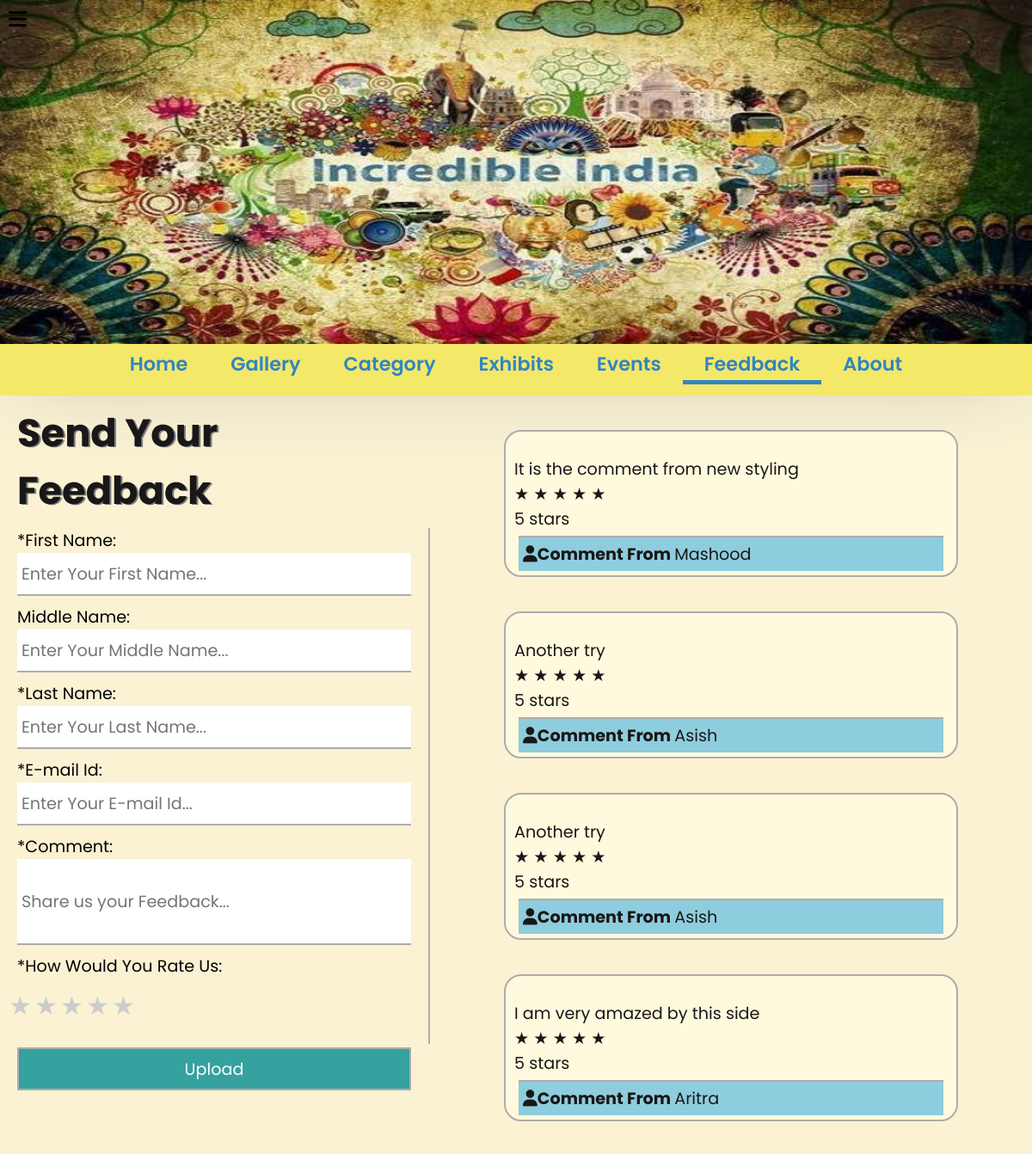
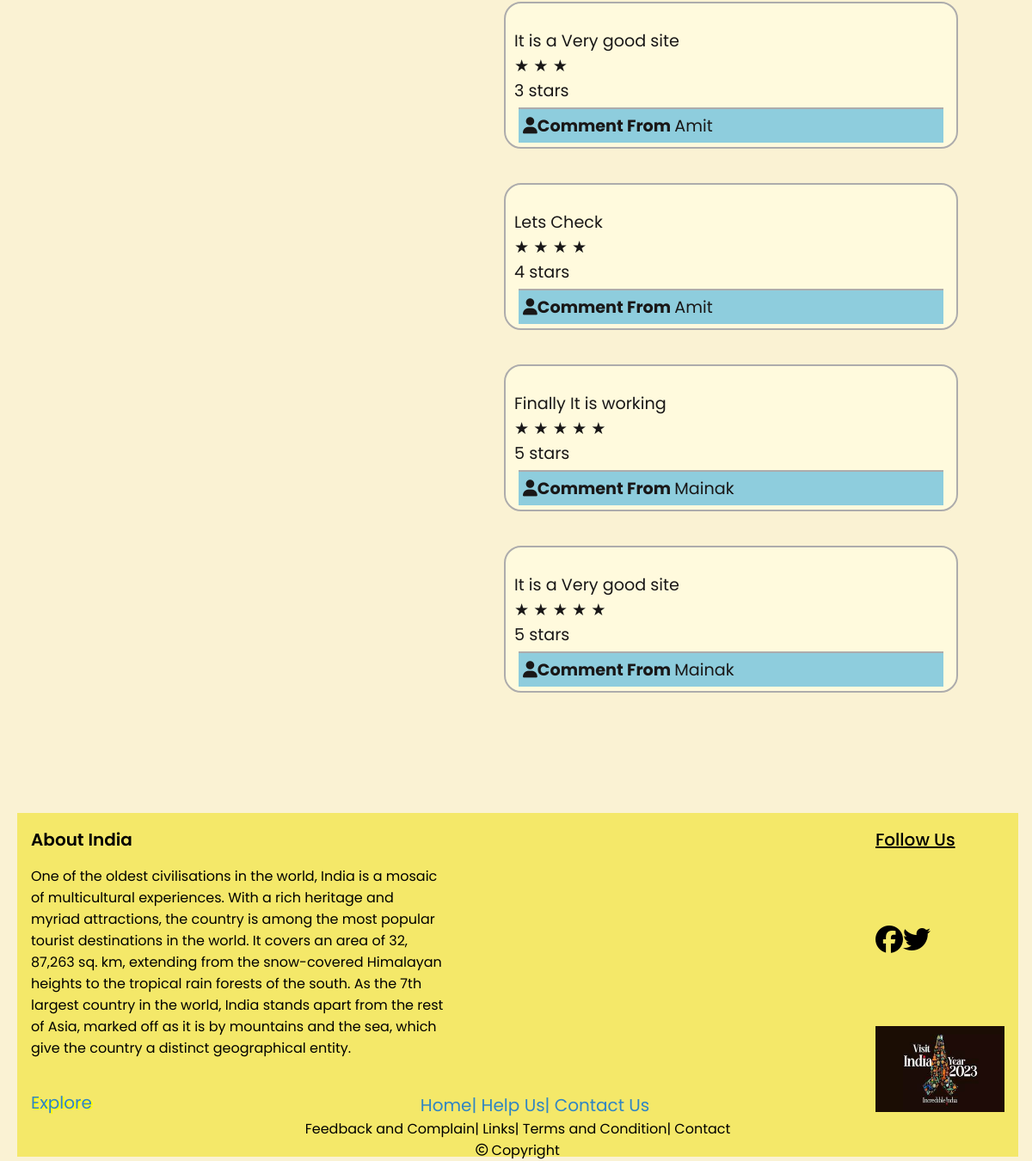
Page /feedback.php on the committed database (2 pictures, top to bottom).
### tables this page shows
CREATE TABLE `feedback` (
  `Sno` int(10) NOT NULL,
  `first_name` varchar(30) NOT NULL,
  `middle_name` varchar(30) NOT NULL,
  `last_name` varchar(30) NOT NULL,
  `email` varchar(30) NOT NULL,
  `comment` varchar(1000) NOT NULL,
  `rating` int(5) NOT NULL
);

### feedback.php (the view, shortened to what this page needs)
<!DOCTYPE html>
<html lang="en">
<head>
    <link rel="stylesheet" href="https://cdnjs.cloudflare.com/ajax/libs/font-awesome/6.4.2/css/all.min.css"
 />
    <link rel="stylesheet" href="style.css">
</head>
<body>
<div class="icon_option"><i class="fa-solid fa-bars fa-xl"></i></div>
    <div class="sidebar">
        <div class="main">
        <div class="slider">
                <div id="img">
            </div>
            <div class="navbar" id="navbar">
                <ul>
                    <li><a href="index.php">Home</a></li>
                    <li><a href="gallery.php">Gallery</a></li>
                    <li><a href="category.php">Category</a></li>
                    <li><a href="exhibits.php">Exhibits</a></li>
                    <li><a href="events.php">Events</a></li>
                    <li class="active"><a href="feedback.php">Feedback</a></li>
                    <li><a href="about.php">About</a></li>
                </ul>
            </div>
    <div class="container-one">
        <div class="block_one">
        <h1>Send Your Feedback</h1>
        <div class="form">
        <form action="feedback_insert.php" method="post">
            <p>
                <label for="fname">*First Name:</label>
                <input type="text" name="fname" placeholder="Enter Your First Name..." required>
            </p>
            <p>
                <label for="mname">Middle Name:</label>
                <input type="text" name="mname" placeholder="Enter Your Middle Name...">
            </p>
            <p>
                <label for="lname">*Last Name:</label>
                <input type="text" name="lname" placeholder="Enter Your Last Name..." required>
            </p>
            <p>
                <label for="email">*E-mail Id:</label>
                <input type="email" name="email" placeholder="Enter Your E-mail Id..." required>
            </p>
            <p>
                <label for="comment">*Comment:</label>
                <input type="text" name="comment" placeholder="Share us your Feedback..." required class="big">
            </p>
            <p>
                <label for="rate">*How Would You Rate Us:</label>
                <div class="rate">
                    <label for="star5" title="text">5 stars</label>
                    <label for="star4" title="text">4 stars</label>
                    <label for="star3" title="text">3 stars</label>
                    <label for="star2" title="text">2 stars</label>
                    <label for="star1" title="text">1 stars</label>
                </div>
            </p><br><br>
            <p>
                <button type="submit" name="feedback" id="feedbackbtn">Upload</button>
            </p>
        </form>
        </div>
        </div>
        <div class="block_two">
        <?php
             include "db_connection.php";
             $conn = mysqli_connect($servername, $username, $password, $dbname);
            $sql_result = "SELECT first_name, comment, rating FROM feedback ORDER BY Sno DESC";
            $result = mysqli_query($conn, $sql_result);
            if(mysqli_num_rows($result) > 0)
            {
                while($row = mysqli_fetch_assoc($result))
                {
                    echo "<div class='comment-box'>";
                    echo "<br>";
                    echo $row["comment"];
                    echo "<br>";
                    if($row["rating"] == 5)
                        echo "★ ★ ★ ★ ★<br>5 stars";
                    elseif($row["rating"] == 4)
                    echo "★ ★ ★ ★<br>4 stars";
                    elseif($row["rating"] == 3)
                        echo "★ ★ ★<br>3 stars";
                    elseif($row["rating"] == 2)
                        echo "★ ★<br>2 stars";
                    else
                        echo "★<br>1 star";
                    echo "<div class='block'>";
                    echo "<i class='fa-solid fa-user'></i>";
                    echo "<b>Comment From </b>".$row["first_name"];
                    echo "</div>";
                    echo "</div>";
                }
            }
        ?>
        </div>
    </div>
    <div class="footer">
            <div class="footer_up">
                <div class="f-u-l">
                    <div class="india">
                        <div class="about_india">About India</div>
                        <div class="para">
                        One of the oldest civilisations in the world, India is a mosaic of multicultural experiences. With a rich heritage and myriad attractions, the country is among the most popular tourist destinations in the world. It covers an area of 32, 87,263 sq. km, extending from the snow-covered Himalayan heights to the tropical rain forests of the south. As the 7th largest country in the world, India stands apart from the rest of Asia, marked off as it is by mountains and the sea, which give the country a distinct geographical entity.
                        </div>
                        <div class="explore"><a href="index.php">Explore</a></div>
                    </div>
                </div>
                <div class="f-u-r">
                    <div class="F-options">
                        <a href="index.php"><div class="home">Home</div></a>
                        <a href="feedback.php"><div class="help-us">| Help Us</div></a>
                        <a href="about.php"><div class="contact-us">| Contact Us</div></a>
                    </div>
                    <div class="follow_us">
                        <div class="h">Follow Us</div>
                        <div class="icons"><i class="fa-brands fa-facebook fa-2xl"></i><i class="fa-brands fa-twitter fa-2xl"></i></div>
                        <div class="logo"><img src="imgs\logo.jpg" alt="logo"></div>
                    </div>
                </div>
            </div>
            <div class="footer_down">
                <div class="up">
                    <div class="feedback">Feedback and Complain</div>
                    <div class="links">| Links</div>
                    <div class="t-c">| Terms and Condition</div>
                    <div class="contact">| Contact</div>
                </div>
                <div class="copyright">
                    <i class="fa-regular fa-copyright fa-sm"></i> Copyright
                </div>
            </div>
        </div>
</body>
</html>

### style.css (style rules this page uses)
* { padding: 0; margin: 0; font-family: 'Poppins', sans-serif; box-sizing: border-box; }
.icon_option { position: absolute; margin: 10px; cursor: pointer; }
.sidebar_menu .menu i,a { color: #3085C3; text-decoration: none; font-size: 20px; }
.slider { width: 100%; height: 25rem; box-shadow: rgba(50, 50, 93, 0.25) 0px 50px 100px -20px, rgba(0, 0, 0, 0.3) 0px 30px 60px -30px; }
#img { width:100%; height: 25rem; object-fit: contain; }
.slider img { width: 100%; height: 25rem; }
.navbar { display: flex; align-items: center; justify-content: center; font-size: 1.5rem; width: 100%; height: 60px; position: relative; background-color: #F4E869; color: #3085C3; z-index: 2; font-weight: 600; }
#navbar { overflow: hidden; }
.navbar ul { display: flex; list-style: none; height: 50px; cursor: pointer; }
.navbar ul li a { height: 50px; width: 150px; text-align: center; font-size: 1.4rem; margin: 0 25px; position: relative; }
.navbar ul li a:after { content: ''; height: 5px; width: 100%; background: #3085C3; position: absolute; left: 0; bottom: -8px; transform: scaleX(0); transform-origin: bottom right; transition: transform 0.25s linear; }
.active { border-bottom: 5px solid #3085C3; margin-bottom: 8px; }
.footer { height: 25rem; width: 97%; background-color: bisque; padding: 1rem; margin-top: 6.25rem; margin-left: 1.25rem; display: flex; flex-direction: column; flex-wrap: nowrap; justify-content: space-between; }
.footer_up { display: flex; flex-direction: row; justify-content: space-between; }
.india { display: flex; flex-direction: column; justify-content: space-between; }
.about_india { font-size: 20px; font-weight: 600; }
.india .para { width: 30rem; margin-top: 15px; height: 15rem; }
.explore { font-size: 25px; text-shadow: 2px 1px yellow; margin-top: 1rem; }
.f-u-l { display: flex; flex-direction: column; width: 30%; }
.f-u-r { display: flex; flex-direction: row; flex-wrap: nowrap; justify-content: space-between; width: 60%; }
.F-options { display: flex; align-items: end; }
.follow_us { display: flex; flex-direction: column; justify-content: space-between; }
.follow_us .h { font-size: 20px; font-weight: 500; text-decoration: solid black underline; }
.follow_us .logo img { height: 6.25rem; width: 9.375rem; }
.footer_down { display: flex; flex-direction: column; justify-content: end; align-items: center; }
.footer_down .up { display: flex; flex-direction: row; }
.rate { float: left; height: 46px; padding: 0 10px; }
.rate:not(:checked) > label { float:right; width:1em; overflow:hidden; white-space:nowrap; cursor:pointer; font-size:30px; color:#ccc; }
.rate:not(:checked) > label:before { content: '★ '; }
.container-one { display: flex; }
.container-one .block_one { width: 600px; }
.block_one h1 { font-size: 2.8rem; margin: 10px 20px; }
.block_one .form { height: 600px; width: 500px; border-right: 2px solid rgb(173, 172, 172); }
.block_one .form p { display: flex; flex-direction: column; margin: 10px 20px; }
.block_one .form p label { font-size: 1.2rem; }
.block_one .form p input { width: 100%; height: 50px; border: none; outline: none; border-bottom: 2px solid rgb(173, 172, 172); font-size: 1.2rem; padding-left: 5px; }
.block_one .form p input::placeholder { font-size: 1.2rem; }
.block_one .form p .big { height: 100px; }
.block_one .form p button { width: 100%; height: 50px; font-size: 1.2rem; border: 2px solid rgb(173, 172, 172); background-color: #3085C3; color: #ffffff; cursor: pointer; }
.block_one h1 { color: #191717; text-shadow: 2px 1px #7D7C7C; }
.block_two { display: flex; flex-direction: column; align-items: center; justify-content: center; margin: 20px; width: 90%; }
.comment-box { display: flex; flex-direction: column; border: 2px solid rgb(173, 172, 172); border-radius: 20px; width: 80%; margin: 20px; padding: 0px 10px; font-size: 1.2rem; background-color: #FFFADD; color: #191717; }
.comment-box .block { border-top: 2px solid rgb(173, 172, 172); padding: 5px; margin: 5px; background-color: #8ECDDD; color: #191717; }
body { background-color: #FAF2D3; }
.footer { background-color: #F4E869; }
#feedbackbtn { background: #35A29F; }

### rows in the picture
feedback: comment "It is the comment from new styling", rating "5 stars", first_name "Mashood"
feedback: comment "Another try", rating "5 stars", first_name "Asish"
feedback: comment "Another try", rating "5 stars", first_name "Asish"
feedback: comment "I am very amazed by this side", rating "5 stars", first_name "Aritra"
feedback: comment "It is a Very good site", rating "3 stars", first_name "Amit"
feedback: comment "Lets Check", rating "4 stars", first_name "Amit"
feedback: comment "Finally It is working", rating "5 stars", first_name "Mainak"
feedback: comment "It is a Very good site", rating "5 stars", first_name "Mainak"
